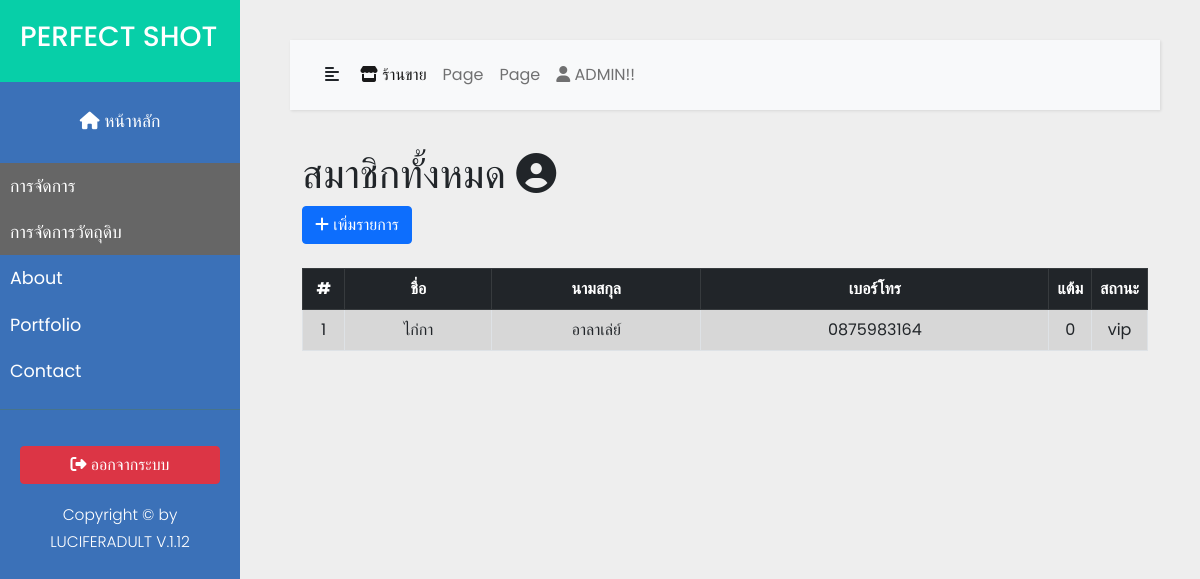
The page /member.php (signed in) on the database its author committed.
### tables this page shows
CREATE TABLE `member` (
  `id_member` int(11) NOT NULL,
  `name_member` varchar(30) NOT NULL,
  `sur_member` varchar(30) NOT NULL,
  `phone_member` varchar(15) NOT NULL,
  `point_member` double NOT NULL,
  `status_member` varchar(15) NOT NULL
);

### command.php (called while the page is built, shortened)
<?php
require 'connection/connect.php';
$query_member = "SELECT * FROM coffee.member";
$result_member = mysqli_query($connect, $query_member);
?>

### member.php (the view, shortened to what this page needs)
<?php
require 'connection/connect.php';
require 'command.php';
?>
<!DOCTYPE html>
<html>
<head>
</head>
<body>
    <?php include('menu/menubar.php'); ?>
    <div class="container">
        <div class="form-group ">
            <div class="row">
                <div class="col">
                    <h1>สมาชิกทั้งหมด <i class="fas fa-user-circle"></i></h1>
                </div>
            </div>
            <div class="row ">
                <div class="col">
                    <button class="btn btn-primary" data-bs-toggle="modal" data-bs-target="#insert_member"><i class="fas fa-plus"></i> เพิ่มรายการ</button>
                </div>
            </div>
        </div>
        <br>
        <div class="row">
            <div class="col">
                <table class="table table-hover table-bordered bordered-dark text-center table-striped" id="viewdatacoffee">
                    <thead class="table-dark">
                        <tr>
                            <th width="5%">#</th>
                            <th scope="col">ชื่อ</th>
                            <th scope="col">นามสกุล</th>
                            <th scope="col">เบอร์โทร</th>
                            <th width="5%">แต้ม</th>
                            <th width="5%">สถานะ</th>
                        </tr>
                    </thead>
                    <tbody>
                        <?php $i = 0;
                        while ($row = mysqli_fetch_array($result_member)) { ?>
                            <tr>
                                <td><?php echo $row['id_member']; ?></td>
                                <td><?php echo $row['name_member']; ?></td>
                                <td><?php echo $row['sur_member']; ?></td>
                                <td><?php echo $row['phone_member']; ?></td>
                                <td><?php echo $row['point_member']; ?></td>
                                <td><?php echo $row['status_member']; ?></td>
                            </tr>
                        <?php } ?>
                    </tbody>
                </table>
            </div>
        </div>
    </div>
</body>
</html>

### css/style.css (style rules this page uses)
body { font-family: 'Poppins', sans-serif; background-color: #eee; }

### rows shown on the page
member: id_member "1", name_member "ไก่กา", sur_member "อาลาเล่ย์", phone_member "0875983164", point_member "0", status_member "vip"

### other values the page prints
$_SESSION['admin_name_login'] "ADMIN!!"
